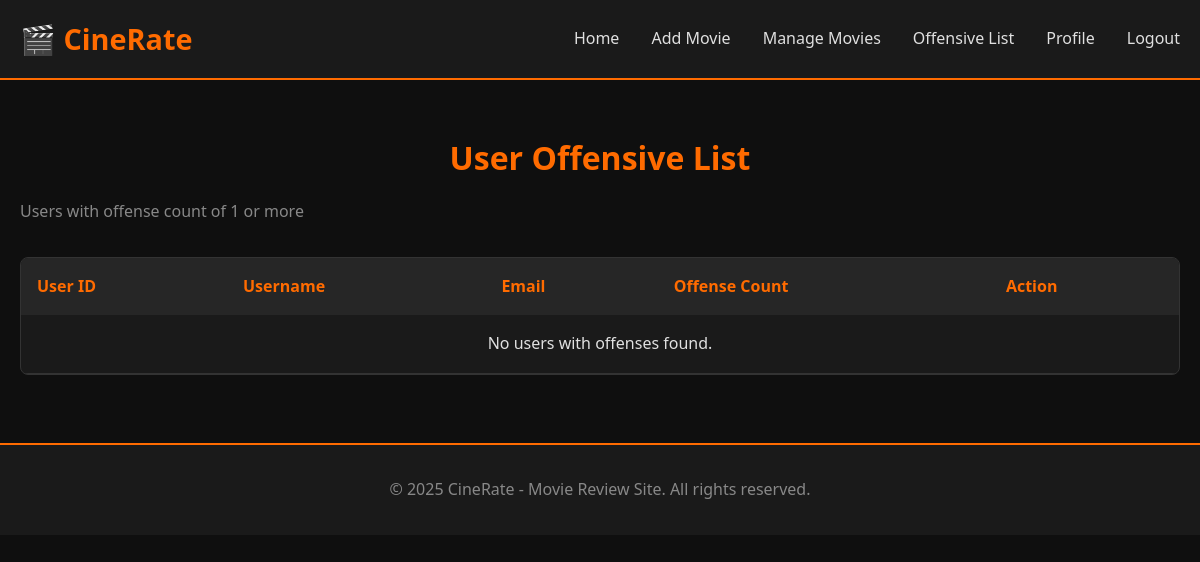
Before: /admin/offensive_list.php (signed in) with the older database file.
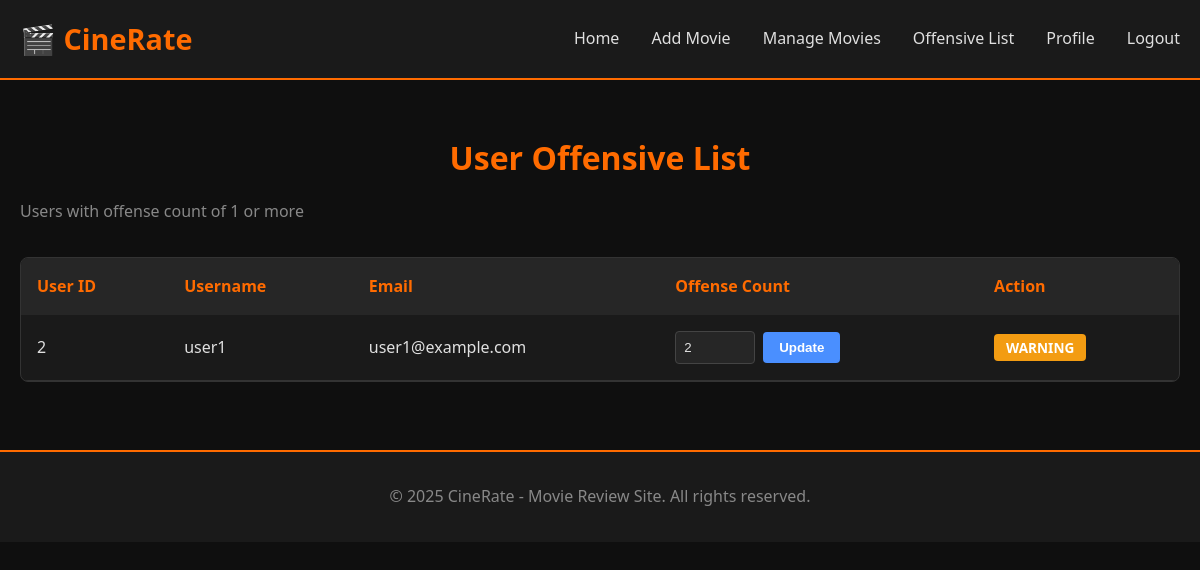
After: the same page with the newer database file.
### tables this page shows
CREATE TABLE `users` (
  `id` int(11) NOT NULL,
  `username` varchar(50) NOT NULL,
  `password` varchar(255) NOT NULL,
  `email` varchar(100) NOT NULL,
  `is_admin` int(11) DEFAULT 0,
  `created_at` timestamp NOT NULL DEFAULT current_timestamp(),
  `offense_count` int(11) DEFAULT 0
);

### admin/offensive_list.php (the view, shortened to what this page needs)
<?php
require_once '../config.php';
?>
<!DOCTYPE html>
<html lang="en">
<head>
  <link rel="stylesheet" href="../public/css/style.css">
</head>
<body>
  <nav class="navbar">
    <div class="container">
      <h1 class="logo">🎬 CineRate</h1>
      <ul class="nav-links">
        <li><a href="../index.php">Home</a></li>
        <li><a href="add_movie.php">Add Movie</a></li>
        <li><a href="manage_movies.php">Manage Movies</a></li>
        <li><a href="offensive_list.php">Offensive List</a></li>
        <li><a href="../users/profile.php">Profile</a></li>
        <li><a href="../users/logout.php">Logout</a></li>
      </ul>
    </div>
  </nav>
  <div class="container">
    <h2>User Offensive List</h2>
    <p style="color: #888;">Users with offense count of 1 or more</p>
    <div class="offensive-list-table">
      <table>
        <thead>
          <tr>
            <th>User ID</th>
            <th>Username</th>
            <th>Email</th>
            <th>Offense Count</th>
            <th>Action</th>
          </tr>
        </thead>
        <tbody>
          <?php
          $res = $conn->query("SELECT id, username, email, offense_count FROM users WHERE offense_count >= 1 ORDER BY offense_count DESC, username ASC");
          if ($res && $res->num_rows > 0) {
              while ($row = $res->fetch_assoc()) {
                  echo '<tr>';
                  echo '<td>' . intval($row['id']) . '</td>';
                  echo '<td>' . htmlspecialchars($row['username']) . '</td>';
                  echo '<td>' . htmlspecialchars($row['email']) . '</td>';
                  echo '<td>';
                  echo '<form method="POST" action="offensive_list.php" class="offense-edit-form">';
                  echo '<input type="number" name="new_offense_count" value="' . intval($row['offense_count']) . '" min="0" max="100" required>';
                  echo '<button type="submit">Update</button>';
                  echo '</form>';
                  echo '</td>';
                  echo '<td>';
                  if ($row['offense_count'] >= 3) {
                      echo '<span style="background:#e74c3c;color:#fff;padding:0.25rem 0.75rem;border-radius:4px;font-size:0.85rem;font-weight:bold;">BLOCKED</span>';
                  } else {
                      echo '<span style="background:#f39c12;color:#fff;padding:0.25rem 0.75rem;border-radius:4px;font-size:0.85rem;font-weight:bold;">WARNING</span>';
                  }
                  echo '</td>';
                  echo '</tr>';
              }
          } else {
              echo '<tr><td colspan="5" class="no-users">No users with offenses found.</td></tr>';
          }
          ?>
        </tbody>
      </table>
    </div>
  </div>
  <footer>
    <p>&copy; 2025 CineRate - Movie Review Site. All rights reserved.</p>
  </footer>
</body>
</html>

Changed rows visible on the page:
now on this page (row edited): users: id "2", username "user1", email "user1@example.com", new_offense_count "2", shows "WARNING"
Other visible differences:
text no longer shown: "No users with offenses found."
